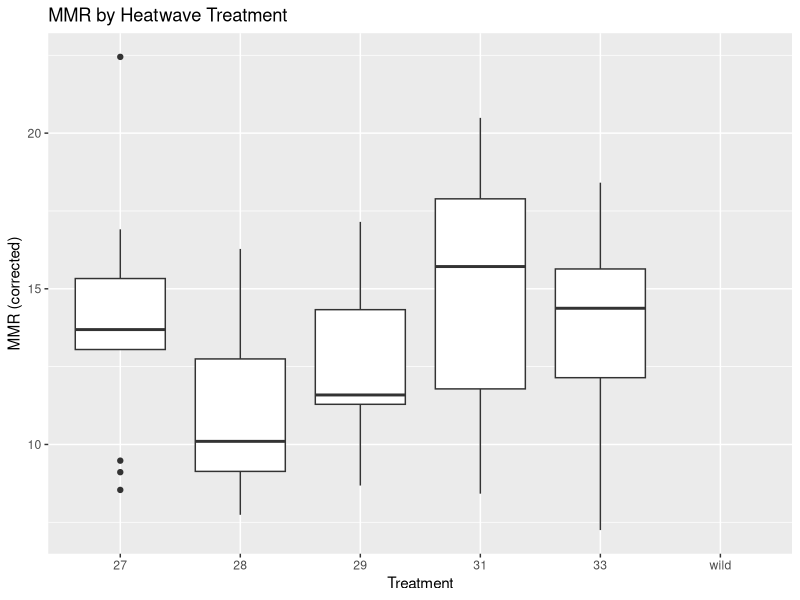
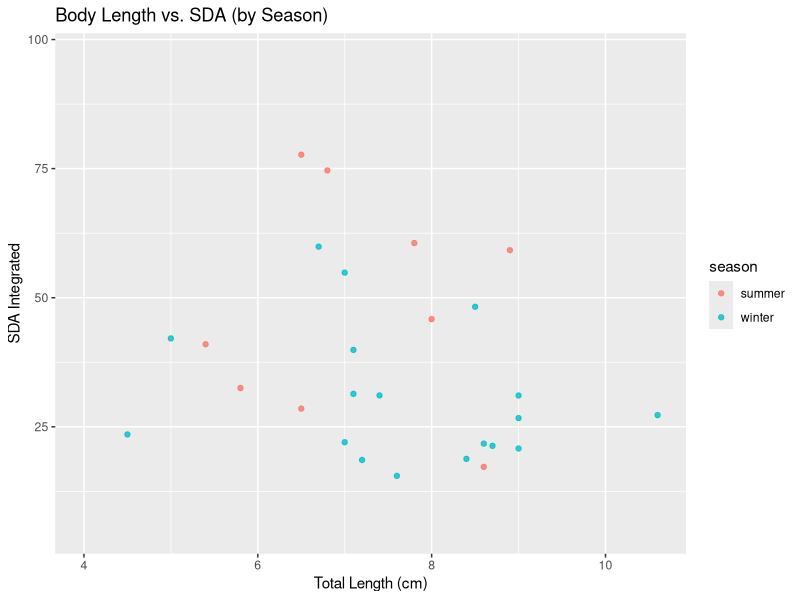
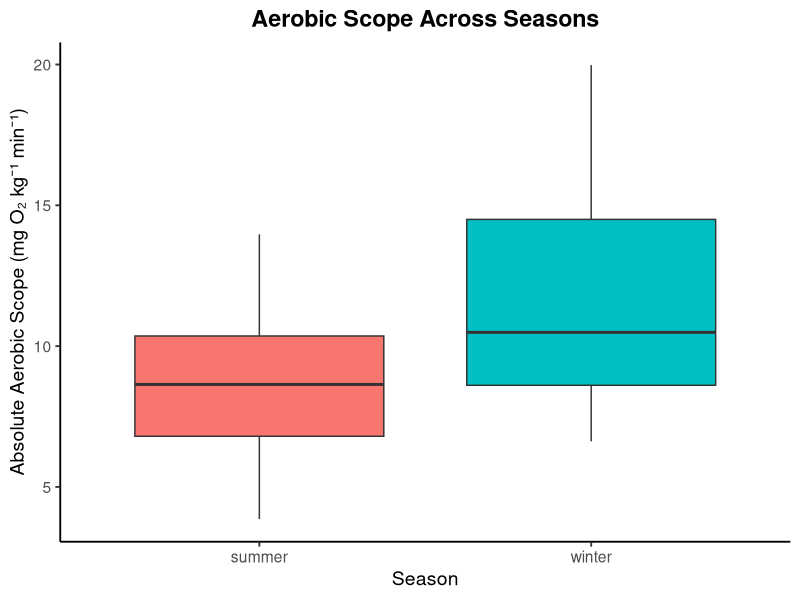

Write R code to recreate these figures, in order.
## ---- chunk 1
library(tidyverse)
library(broom)
library(readxl)
## ---- chunk 2
heatwaves_coral_fish <- read_csv("../data/VanWert_etal_2023_hawkfish.csv")
glimpse(heatwaves_coral_fish)
## ---- chunk 3
heatwaves_coral_fish |>
  summarise(
    mean_mmr   = mean(mmr_corrected, na.rm = TRUE),
    median_mmr = median(mmr_corrected, na.rm = TRUE),
    min_mmr    = min(mmr_corrected, na.rm = TRUE),
    max_mmr    = max(mmr_corrected, na.rm = TRUE),

    mean_smr   = mean(smr_low10_all, na.rm = TRUE),
    median_smr = median(smr_low10_all, na.rm = TRUE),
    min_smr    = min(smr_low10_all, na.rm = TRUE),
    max_smr    = max(smr_low10_all, na.rm = TRUE),

    mean_SDA   = mean(SDA_integrated, na.rm = TRUE),
    median_SDA = median(SDA_integrated, na.rm = TRUE),
    min_SDA    = min(SDA_integrated, na.rm = TRUE),
    max_SDA    = max(SDA_integrated, na.rm = TRUE),

    mean_bw    = mean(bw_g, na.rm = TRUE),
    mean_tl    = mean(tl_cm, na.rm = TRUE)
  )
## ---- chunk 4
# 1) Boxplot: Heatwave treatment vs. maximum metabolic rate (MMR)
heatwaves_coral_fish |>
  ggplot(aes(x = treatment_new, y = mmr_corrected)) +
  geom_boxplot() +
  labs(
    title = "MMR by Heatwave Treatment",
    x = "Treatment",
    y = "MMR (corrected)"
  )

# 2) Scatter: Body length vs. post-feeding energy use, colored by season
heatwaves_coral_fish |>
  ggplot(aes(x = tl_cm, y = SDA_integrated, color = season)) +
  geom_point(alpha = 0.8) +
  labs(
    title = "Body Length vs. SDA (by Season)",
    x = "Total Length (cm)",
    y = "SDA Integrated"
  )

# 3) Boxplot: Aerobic Scope Across Seasons 
heatwaves_coral_fish |>
  ggplot(aes(x = season, y = aas_corrected, fill = season)) +
  geom_boxplot() +
  labs(
    title = "Aerobic Scope Across Seasons",
    x = "Season",
    y = "Absolute Aerobic Scope (mg O₂ kg⁻¹ min⁻¹)"
  ) +
  theme_classic(base_size = 14) +
  theme(
    legend.position = "none",
    plot.title = element_text(face = "bold", hjust = 0.5)
  )

